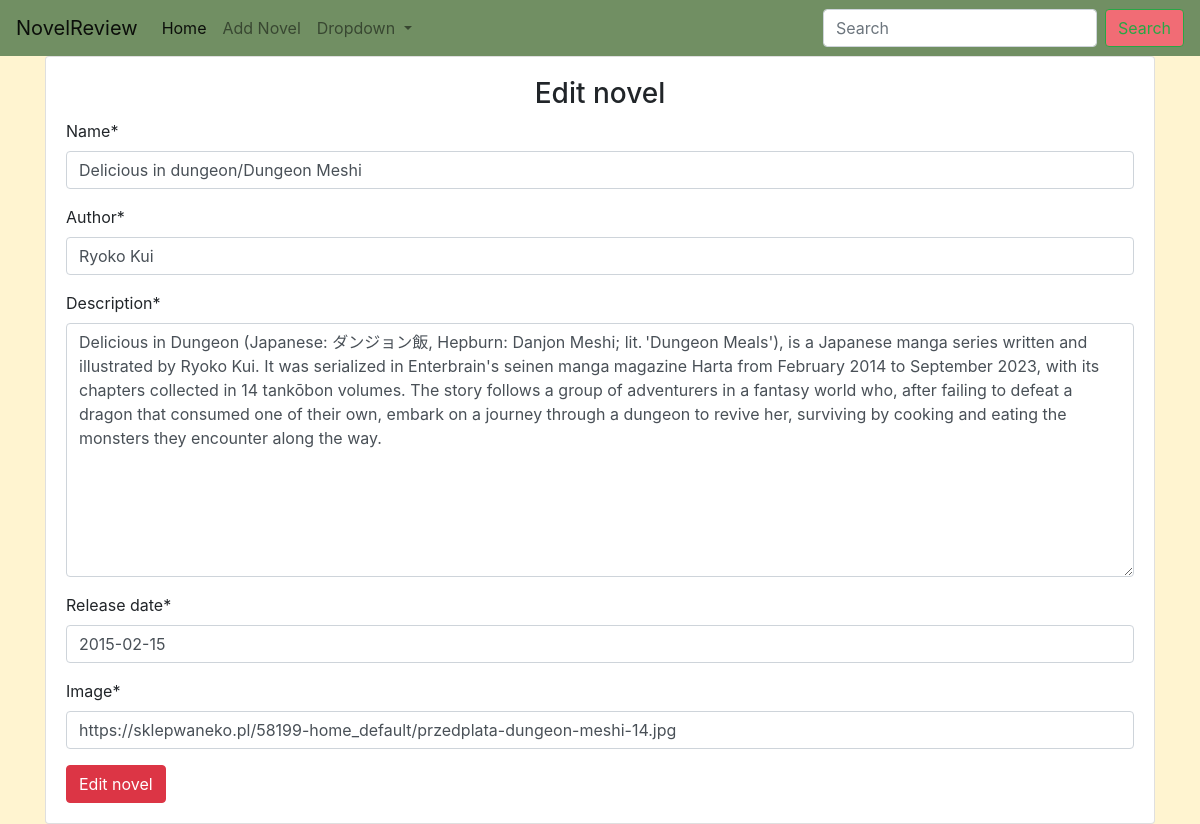
The page /editnovels/1/ on the database its author committed.
### main/models.py (models this page shows, shortened)
class Novel(models.Model):
    name = models.CharField(max_length=300)
    author = models.CharField(max_length=300)
    description = models.TextField(max_length=5000)
    release_date = models.DateField()
    averageRating = models.FloatField(default=0)
    image = models.URLField(default=None, null=True, max_length=500)

### main/views.py (the view)
# urls.py: path('editnovels/<int:id>/', views.edit_novels, name="edit_novels"),
def edit_novels(request, id):
    novel = Novel.objects.get(id=id)
    if request.method == "POST":
        form = NovelForm(request.POST or None, instance=novel)
        if form.is_valid():
            data = form.save(commit=False)
            data.save()
            return redirect("main:detail", id)
    else:
        form = NovelForm(instance=novel)
    return render(request, 'main/addnovels.html', {"form": form, "controller": "Edit novel"})

### main/forms.py
class NovelForm(forms.ModelForm):
    class Meta:
        model = Novel
        fields = ('name', 'author', 'description', 'release_date', 'image')

### main/templates/main/addnovels.html (shortened to what this page needs)
{%  extends 'main/base.html' %}
{% load crispy_forms_tags %}
{%  block content %}
<div class="container">
    <div class="card">
        <div class="card-body">
            <h3 class="text-center">{{ controller }}</h3>
            <form action="" method="POST">
                {{ form | crispy }}
                <input type="submit" value="{{ controller }}" class="btn btn-danger">
            </form>
        </div>
    </div>
</div>
{%  endblock %}

### main/static/css/main.css (style rules this page uses)
body { background-color: #fff4d0 }

### rows shown on the page
Novel: name "Delicious in dungeon/Dungeon Meshi", author "Ryoko Kui", description "Delicious in Dungeon (Japanese: ダンジョン飯, Hepburn: Danjon Meshi; lit. 'Dungeon Meals'), is a Japanese manga series written and illustrated by Ryoko Kui. It was serialized in Enterbrain's seinen manga magazine Harta from February 2014 to September 2023, with its chapters collected in 14 tankōbon volumes. The story follows a group of adventurers in a fantasy world who, after failing to defeat a dragon that consumed one of their own, embark on a journey through a dungeon to revive her, surviving by cooking and eating the monsters they encounter along the way.", release_date "2015-02-15", image "https://sklepwaneko.pl/58199-home_default/przedplata-dungeon-meshi-14.jpg"

### other values the page prints
{{ controller }} "Edit novel"
